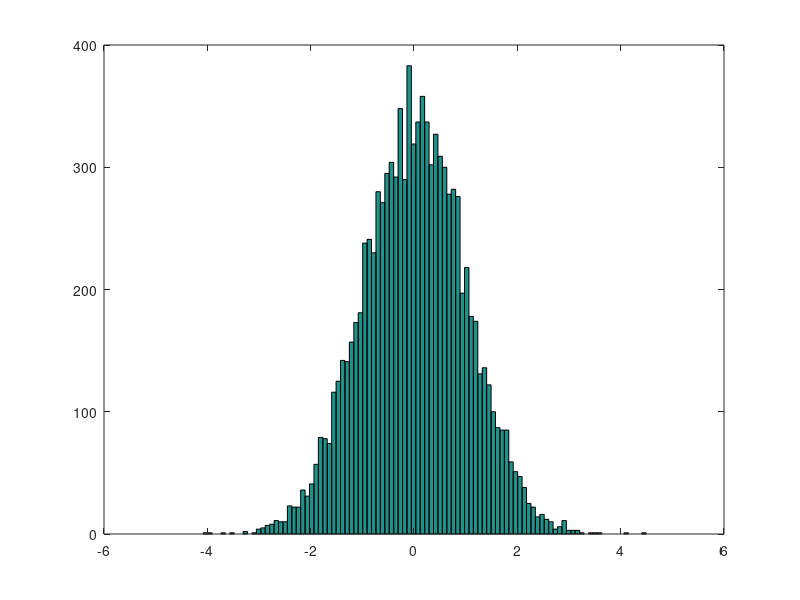

Write the MATLAB code that produced this figure.
disp("--- You are running 'f02_matrices' file now ---")

% Defining matrices
disp("\nDefining matrices")
A = [1 2; 3 4; 5 6]    % 3x2 matrix

B = [1 2;
3 4;
5 6]                   % same

C = [1; 2; 3]          % vector

D = 1:0.1:2            % vector containing [1..2] range with step of 0.1

E = 1:6                % vector containing [1..6] range with step of 1

size(A)                % 3x2. The result itself is a 1 x 2 matrix
size(A, 1)             % 3
size(A, 2)             % 2
length(A)              % 3 - length returns the largest dimension value
a1 = A(:)              % 1 3 5 2 4 6 - a vector created from this matrix (rows-first)
size(a1)               % 6x1
a2 = A(1:5)            % 1 3 5 2 4 - range, also rows-first, but an 1xM matrix, not Nx1 vector
size(a2)               % 1x5
a3 = A(:,2)            % 2 4 6 - select all rows, 2nd column
size(a3)               % 3x1
a4 = A(1:2,1)          % 1 3 - select rows [1..2], 1st column
size(a4)               % 2x1
a5 = A([1 3],:)        % 1 5 2 6 - select only rows 1 and 3, all columns
size(a5)               % 2x2
A(:,2) = [10; 11; 12]  % replace 2nd column with [10; 11; 12] vector
A(:,2) = [10 11 12]    % also works with a 1x3 matrix insead of vector
A = [A, [100; 101; 102]]  % add third row with [100; 101; 102] vector.
                          % this will throw a dimensions mismatch error if a [100 101 102] or [100, 101, 102] 1x3 matrix is passed

A = [1 2; 3 4; 5 6]
B = [10 20; 30 40; 50 60]
C = [1 2; 2 4]
[A B]      % concatenate adding columns, [A, B] does the same
[A; B]     % concatenate adding rows
A .* 5     % [  5  10;  15  20;  25  30]
A * 5      % [  5  10;  15  20;  25  30]
A .* B     % [ 10  40;  90 160; 250 360] - .* does element-wise multiplication. Matrices must have the same dimensions
A * C      % [  5  10;  11  22;  17  34] - * does the usual matrix multiplication, where MxN * NxL -> MxL

A'         % [1 3 5; 2 4 6 ] - transposition
flipud(A)  % [5 6; 3 4; 1 2] - flip the matrix

max(A)                       % [5 6]     - column-wise maximum
max(A,[],1)                  % [5 6]     - same, column-wise maximum
max(A,[],2)                  % [2; 4; 6] - row-wise maximum
max(A(:))                    % 6 - max of a vector is just one digit
max(max(A))                  % 6 - same
max([1 3; 5 7],[0 4; 3 9])   % [1 4; 5 9] - element-wise maximum for two matrices

min(A)                       % [1 2] - column-wise minimum
min([1 3; 5 7],[0 4; 3 9])   % [0 3; 3 7] - element-wise minimum for two matrices

A < 4      % [1 1; 1 0; 0 0] - element-wise comparison. Use find() to get the actual values
sum(A)     % [9 12]     - column-wise sum of all elements
sum(A, 1)  % [9 12 ]    - same, column-wise sum of all elements
sum(A, 2)  % [3; 7; 11] - row-wise sum of all elements
prod(A)    % [15 48] - column-wise product of all elements

A ./ 10    % [0.1 0.2; 0.3 0.4; 0.5 0.6]
A / 10     % [0.1 0.2; 0.3 0.4; 0.5 0.6]
10 ./ A    % [ 10 5.0; 3.3 2.5; 2.0 1.67]
A ./ B     % [0.1 0.1; 0.1 0.1; 0.1 0.1] - ./ does element-wise division. Matrices must have the same dimensions

% Matrix generation functions
disp("\nMatrix generation functions")
F = ones(3,2)          % 3x2 matrix of ones
G = zeros(3,2)         % 3x2 matrix of zeros. Note that it's 'zeros', not 'zeroes' like in NumPy
H = eye(3)             % 3x3 identity matrix

I = rand(3,2)          % 3x2 matrix of random-distributed values in [0..1] range
                       % (uniform distribution)

J = randn(3,2)         % 3x2 matrix of random-distributed values in [-..1] range
                       % (normal / gaussian distribution with mean value = 0 and variance = 1)

K = randn(3,2)         % 3x2 matrix of random-distributed values in [-..1] range
                       % (normal / gaussian distribution with mean value = 0 and variance = 1)

hist(randn(1,10000), 100)    % print histogam with 10 bins
